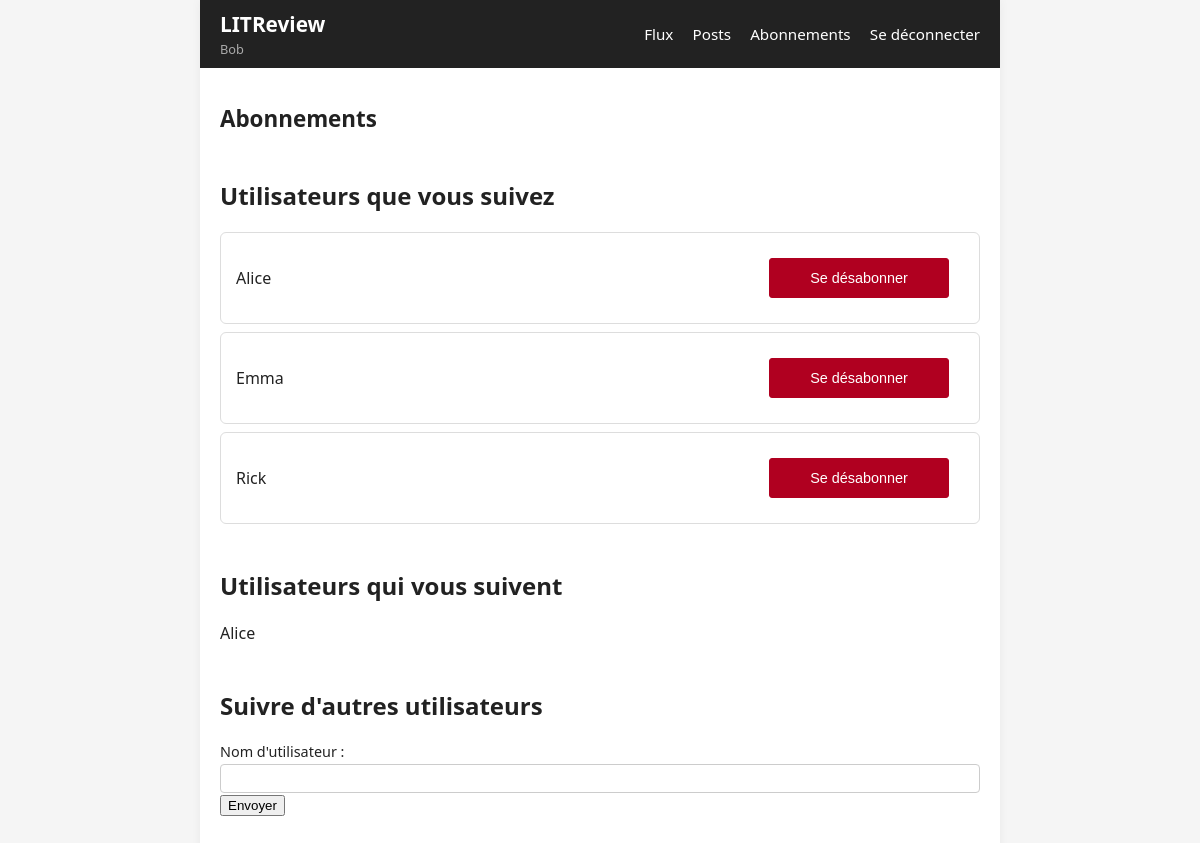
/subscriptions/ (signed in), run on the app's committed database.
### authentication/models.py (models this page shows)
class User(AbstractUser):
    CREATOR = 'CREATOR'
    SUBSCRIBER = 'SUBSCRIBER'
    ROLE_CHOICES = (
        (CREATOR, 'Créateur'),
        (SUBSCRIBER, 'Abonné'),
    )
    profile_photo = models.ImageField(
        verbose_name='Photo de profil',
        blank=True,
        null=True,
    )
    role = models.CharField(
        max_length=30,
        choices=ROLE_CHOICES,
        verbose_name='Rôle',
        default=SUBSCRIBER,
    )

### blog/views.py (the view)
# urls.py: path('subscriptions/', blog.views.subscriptions, name='subscriptions'),
@login_required
def subscriptions(request):
    following_relations = UserFollows.objects.filter(user=request.user)
    following = [rel.followed_user for rel in following_relations]
    followers_relations = UserFollows.objects.filter(followed_user=request.user)
    followers = [rel.user for rel in followers_relations]
    form = FollowUserForm()
    context = {
        "following": following,
        "followers": followers,
        "form": form,
    }
    return render(request, "blog/subscriptions.html", context)

### blog/forms.py
class FollowUserForm(forms.Form):
    username = forms.CharField(label="Nom d'utilisateur", max_length=150)

### blog/templates/blog/subscriptions.html (shortened to what this page needs)
{% extends 'base.html' %}
{% block content %}
<h1>Abonnements</h1>
<h2>Utilisateurs que vous suivez</h2>
<ul>
{% for user in following %}
    <li class="follow-item follow-card">
        <span>{{ user.username }}</span>
        <form action="{% url 'unsubscribe' user.id %}" method="post">
            <button class="btn btn-danger-unfollow" type="submit">Se désabonner</button>
        </form>
    </li>
{% empty %}
    <li>Vous ne suivez encore aucun utilisateur.</li>
{% endfor %}
</ul>
<h2>Utilisateurs qui vous suivent</h2>
<ul>
{% for user in followers %}
    <li>{{ user.username }}</li>
{% empty %}
    <li>Personne ne vous suit pour l'instant.</li>
{% endfor %}
</ul>
<h2>Suivre d'autres utilisateurs</h2>
<form action="{% url 'follow_user' %}" method="post">
    {{ form.username.label_tag }}
    {{ form.username }}
    <button type="submit">Envoyer</button>
</form>
{% endblock content %}

### templates/base.html (shortened to what this page needs)
{% load static %}
<!DOCTYPE html>
<html lang="fr">
<head>
    <link rel="stylesheet" href="{% static 'style.css' %}">
</head>
<body>
    <div class="site-wrapper">
        <header class="site-header">
            <div class="site-header-left">
                <h1 class="site-title">LITReview</h1>
                {% if request.user.is_authenticated %}
                    <span class="nav-user">{{ request.user.username }}</span>
                {% endif %}
            </div>
            {% if request.user.is_authenticated %}
                <nav class="main-nav">
                    <a href="{% url 'feed' %}">Flux</a>
                    <a href="{% url 'posts_list' %}">Posts</a>
                    <a href="{% url 'subscriptions' %}">Abonnements</a>
                    <a href="{% url 'logout' %}">Se déconnecter</a>
                </nav>
            {% endif %}
        </header>
        <main class="page-content">
            {% block content %}{% endblock content %}
        </main>
    </div>
</body>
</html>

### litrevu/static/style.css (style rules this page uses)
body { font-family: system-ui, -apple-system, BlinkMacSystemFont, "Segoe UI", sans-serif; margin: 0; background-color: #f5f5f5; color: #222; }
.site-wrapper { max-width: 800px; margin: 0 auto; background-color: #fff; min-height: 100vh; box-shadow: 0 0 10px rgba(0,0,0,0.05); }
.site-header { background-color: #222; color: #fff; padding: 10px 20px; display: flex; align-items: center; justify-content: space-between; }
.site-title { margin: 0; font-size: 1.3rem; }
.site-header-left { display: flex; flex-direction: column; gap: 2px; }
.nav-user { color: #aaa; font-size: 0.8rem; }
.main-nav a { color: #fff; margin-left: 15px; text-decoration: none; font-size: 0.95rem; }
.page-content { padding: 20px 20px 40px; }
.page-content ul { list-style: none; margin: 0; padding: 0; }
.page-content h1 { font-size: 1.4rem; margin-bottom: 15px; }
h2 { margin-top: 45px; }
.follow-item { display: flex; align-items: center; justify-content: space-between; gap: 8px; }
.follow-item form { margin: 0; }
.btn { display: inline-flex; align-items: center; justify-content: center; padding: 6px 12px; border-radius: 3px; font-size: 0.9rem; text-align: center; width: 200px; height: 60px; cursor: pointer; line-height: 1; box-sizing: border-box; color: #000000; background-color: #ffffff; border: 1px solid #000000; text-decoration: none; margin: 15px; }
.btn-danger-unfollow { width: 180px; height: 40px; color: #ffffff; background-color: #b00020; border-color: #b00020; }
form { margin: 10px 0; }
label { display: block; margin-top: 8px; font-size: 0.9rem; }
input[type="text"], input[type="password"], input[type="file"], textarea, select { width: 100%; box-sizing: border-box; padding: 6px 8px; margin-top: 3px; border: 1px solid #ccc; border-radius: 4px; }
.follow-card { border: 1px solid #ddd; border-radius: 6px; padding: 10px 15px; margin-bottom: 8px; background-color: #fff; }

### data on the page
User: user.username "Bob"
User: username "Alice"
User: username "Emma"
User: username "Rick"
